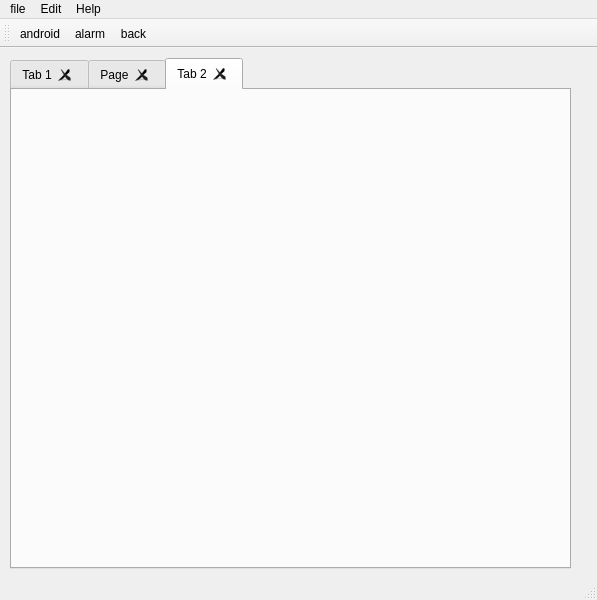
<?xml version="1.0" encoding="UTF-8"?>
<ui version="4.0">
 <class>MainWindow</class>
 <widget class="QMainWindow" name="MainWindow">
  <property name="geometry">
   <rect>
    <x>0</x>
    <y>0</y>
    <width>597</width>
    <height>600</height>
   </rect>
  </property>
  <property name="windowTitle">
   <string>MainWindow</string>
  </property>
  <widget class="QWidget" name="centralwidget">
   <widget class="QTabWidget" name="tabWidget">
    <property name="geometry">
     <rect>
      <x>10</x>
      <y>10</y>
      <width>561</width>
      <height>511</height>
     </rect>
    </property>
    <property name="contextMenuPolicy">
     <enum>Qt::NoContextMenu</enum>
    </property>
    <property name="currentIndex">
     <number>2</number>
    </property>
    <property name="documentMode">
     <bool>false</bool>
    </property>
    <property name="tabsClosable">
     <bool>true</bool>
    </property>
    <property name="movable">
     <bool>true</bool>
    </property>
    <widget class="QWidget" name="tab">
     <attribute name="title">
      <string>Tab 1</string>
     </attribute>
     <widget class="QComboBox" name="comboBox">
      <property name="geometry">
       <rect>
        <x>130</x>
        <y>140</y>
        <width>73</width>
        <height>22</height>
       </rect>
      </property>
      <property name="currentText">
       <string comment="xxxxxxx" extracomment="xxxxxx"/>
      </property>
      <property name="currentIndex">
       <number>-1</number>
      </property>
     </widget>
    </widget>
    <widget class="QWidget" name="tab_3">
     <attribute name="title">
      <string>Page</string>
     </attribute>
    </widget>
    <widget class="QWidget" name="tab_2">
     <attribute name="title">
      <string>Tab 2</string>
     </attribute>
     <widget class="QLabel" name="label">
      <property name="geometry">
       <rect>
        <x>30</x>
        <y>30</y>
        <width>501</width>
        <height>401</height>
       </rect>
      </property>
      <property name="text">
       <string/>
      </property>
      <property name="pixmap">
       <pixmap>../lab_15/images/bgImage.png</pixmap>
      </property>
     </widget>
    </widget>
   </widget>
  </widget>
  <widget class="QMenuBar" name="menubar">
   <property name="geometry">
    <rect>
     <x>0</x>
     <y>0</y>
     <width>597</width>
     <height>26</height>
    </rect>
   </property>
   <widget class="QMenu" name="menufile">
    <property name="title">
     <string>file</string>
    </property>
    <addaction name="actionNew"/>
    <addaction name="actionOpen"/>
    <addaction name="actionCopy"/>
    <addaction name="actionPaste"/>
    <addaction name="actionSave"/>
    <addaction name="actionSave_as"/>
    <addaction name="actionback"/>
    <addaction name="actionandroid"/>
   </widget>
   <widget class="QMenu" name="menuEdit">
    <property name="title">
     <string>Edit</string>
    </property>
    <addaction name="actionPaste_2"/>
    <addaction name="actionsomething_else"/>
   </widget>
   <widget class="QMenu" name="menuHelp">
    <property name="title">
     <string>Help</string>
    </property>
    <addaction name="actionAbout_us"/>
   </widget>
   <addaction name="menufile"/>
   <addaction name="menuEdit"/>
   <addaction name="menuHelp"/>
  </widget>
  <widget class="QStatusBar" name="statusbar"/>
  <widget class="QToolBar" name="toolBar">
   <property name="windowTitle">
    <string>toolBar</string>
   </property>
   <attribute name="toolBarArea">
    <enum>TopToolBarArea</enum>
   </attribute>
   <attribute name="toolBarBreak">
    <bool>false</bool>
   </attribute>
   <addaction name="actionandroid"/>
   <addaction name="actionalarm"/>
   <addaction name="actionback"/>
  </widget>
  <action name="actionOpen">
   <property name="text">
    <string>Open</string>
   </property>
  </action>
  <action name="actionCopy">
   <property name="text">
    <string>Copy</string>
   </property>
  </action>
  <action name="actionPaste">
   <property name="text">
    <string>Paste</string>
   </property>
  </action>
  <action name="actionSave">
   <property name="text">
    <string>Save</string>
   </property>
  </action>
  <action name="actionSave_as">
   <property name="text">
    <string>Save as ...</string>
   </property>
  </action>
  <action name="actionNew">
   <property name="text">
    <string>New</string>
   </property>
  </action>
  <action name="actionPaste_2">
   <property name="text">
    <string>Paste</string>
   </property>
  </action>
  <action name="actionsomething_else">
   <property name="text">
    <string>something else</string>
   </property>
  </action>
  <action name="actionAbout_us">
   <property name="text">
    <string>About us</string>
   </property>
  </action>
  <action name="actionandroid">
   <property name="icon">
    <iconset>
     <normaloff>fugue-icons-3.5.6/icons-shadowless/android.png</normaloff>fugue-icons-3.5.6/icons-shadowless/android.png</iconset>
   </property>
   <property name="text">
    <string>android</string>
   </property>
  </action>
  <action name="actionalarm">
   <property name="icon">
    <iconset>
     <normaloff>fugue-icons-3.5.6/icons-shadowless/alarm-clock-blue.png</normaloff>fugue-icons-3.5.6/icons-shadowless/alarm-clock-blue.png</iconset>
   </property>
   <property name="text">
    <string>alarm</string>
   </property>
  </action>
  <action name="actionback">
   <property name="icon">
    <iconset>
     <normaloff>fugue-icons-3.5.6/icons-shadowless/arrow-180.png</normaloff>fugue-icons-3.5.6/icons-shadowless/arrow-180.png</iconset>
   </property>
   <property name="text">
    <string>back</string>
   </property>
  </action>
 </widget>
 <resources/>
 <connections/>
</ui>
